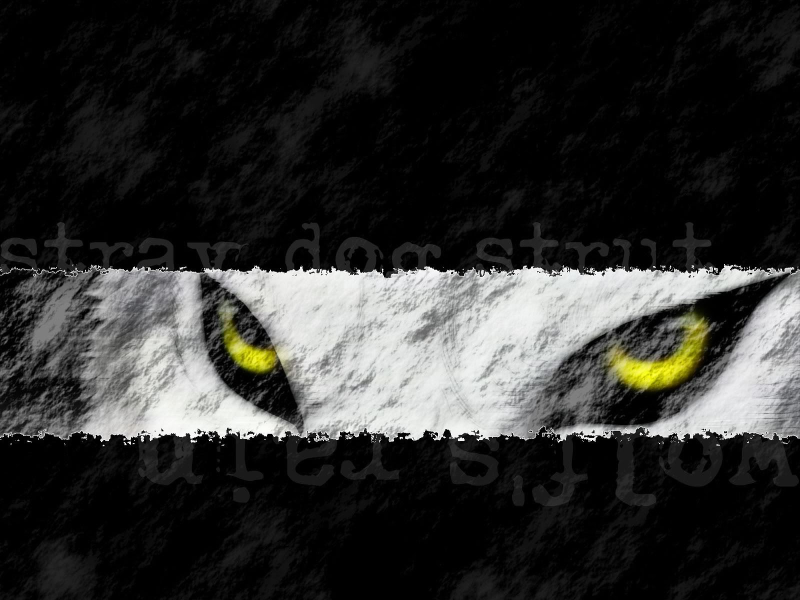
%> input picture PROY4_TransformacionesRango/wolf_rain3.jpg, 1600 x 1200 px (shown at 1/2 size)
$ octave lab4_proy3_scriptAplicacion_3.m   (GNU Octave 9; MATLAB toolbox functions it lacks are replaced by stand-ins)
%> lines starting %> are read from the running program, lines starting %| are printed output that depends on the picture; in (x1, y1, x2, y2) boxes, pixels count from 0 and x2, y2 are one past the last pixel; in counts of white or black regions, pixels touching at a corner belong together; the program's own positions count from 1
### PROY4_TransformacionesRango/crea_mask.m
function mask=crea_mask(im,p,w)

if nargin==2, w=[130 70]; end %w=[70 40]*2; end

[N,M,s]=size(im);
cx=p(1); cy=p(2); wx=w(1); wy=w(2);

x = ones(N,1)*(1:M); x = (x-cx)/wx;  % 75; OK
y = (1:N)'*ones(1,M); y = (y-cy)/wy; % 45; OK
r = sqrt(x.^2 + y.^2);
mask = (r<=1);

if s==3, mask = cat(3,mask,mask,mask); end


return

### PROY4_TransformacionesRango/lap.m
function p=lap(im_original,N)
if nargin==1, N=5; end % Si numero de argumentos igual a uno asignamos a N 5
p=cell(1,N);

% Crear filtro gaussiano 2D a usar
s=3; x = -5:5; % sigma = 1, soporte = ?2:2 (N=5)
h = exp(-(x.^2)/(2*s.^2)); % Expresion gauss 1D
h = h/sum(h); % Normaliza para que suma=1
G = h' * h; % Crea mascara 2D

% Calcular los niveles p{1}, p{2}, ..., p{N} de la piramide laplaciana
% Recordad que p{N} es la versi髇 reducida de la imagen
im_original=double(im_original);
for k=1:N-1,
    im_suavizada=fc_imfilter(im_original,G,'symmetric'); % Obtenemos la imagen suavizada
    p{k} = im_original - im_suavizada; %obtenemos los detalles
    im_original = im_suavizada(1:2:end,1:2:end,:);
end

p{N} = im_original;

return

### PROY4_TransformacionesRango/fc_imfilter.m
function res=fc_imfilter(im,h,tipo)
% "Equivalente a im_filter de MATLAB

[N M s]=size(im);
[n m]=size(h);

n2 = floor((n-1)/2);
m2 = floor((m-1)/2);

temp = fc_rellena(im,n2,n-n2-1,m2,m-m2-1,tipo);

%keyboard

res=zeros(N,M,s);

for k=1:s,
 plano = double(temp(:,:,k));
 res(:,:,k)=filter2(h,plano,'valid');
end

switch(class(im))
    case 'uint8', res = uint8(res);
    case 'double', res = res/(1+16*eps);

end

return


function res=fc_rellena(im,a,b,c,d,forma)
% Pone marco a la imagen con bordes a,b (arriba/abajo)
% y c,d (izquierda/derecha). El color se rellena seg鷑 tipo.

fondo=0; if ~ischar(forma), fondo=forma; forma='cte'; end


[N M s]=size(im);

res = fondo*ones(N+a+b,M+c+d,s);
switch(class(im))
  case 'uint8', res=uint8(res);
end

res([1:N]+a,[1:M]+c,:)=im;


switch forma,

    case 'cte'
      % Ya relleno al crear res

    case 'media'

      for k=1:s,
        m=mean(mean(im(:,:,k)));
        res(:,:,k)=0*res(:,:,k)+m;
      end
      res([1:N]+a,[1:M]+c,:)=im;

    case 'replicate'
      for k=1:s,
          res([1:a],:,k) = ones(a,1)*res(a+1,:,k);
          res([1:b]+a+N,:,k) = ones(b,1)*res(a+N,:,k);

          res(:,1:c,k) = res(:,c+1,k)*ones(1,c);
          res(:,[1:d]+c+M,k) = res(:,c+M,k)*ones(1,d);
      end

    case 'symmetric'
     for k=1:s,
      res(1:a,:,k) = flipud(res([1:a]+a+1,:,k));
      res([1:b]+a+N,:,k) = flipud(res([1:b]+a+N-b-1,:,k));

      res(:,1:c,k) = fliplr(res(:,[1:c]+c+1,k));
      res(:,[1:d]+c+M,k) = fliplr(res(:,[1:d]+c+M-d-1,k));
     end

    case 'circular'
     for k=1:s,
      res(1:a,:,k) = res([1:a]+N,:,k);
      res([1:b]+a+N,:,k) = res([1:b]+a,:,k);

      res(:,[1:c],k) = res(:,[1:c]+M,k);
      res(:,[1:d]+c+M,k) = res(:,[1:d]+c,k);
     end
end

switch(class(im))
    case 'uint8', res = uint8(res);
end

return

### PROY4_TransformacionesRango/piramideGau.m
function p=piramideGau(im_original,N)
if nargin==1, N=5; end % Si numero de argumentos igual a uno asignamos a N 5
p=cell(1,N);

% Crear filtro gaussiano 2D a usar
s=3; x = -5:5; % sigma = 1, soporte = ?2:2 (N=5)
h = exp(-(x.^2)/(2*s.^2)); % Expresion gauss 1D
h = h/sum(h); % Normaliza para que suma=1
G = h' * h; % Crea mascara 2D

% Calcular los niveles p{1}, p{2}, ..., p{N} de la piramide laplaciana
% Recordad que p{N} es la versi髇 reducida de la imagen
im_original=double(im_original);
for k=1:N,
    im_suavizada=fc_imfilter(im_original,G,'symmetric'); % Obtenemos la imagen suavizada
    p{k} = im_suavizada; %obtenemos los detalles
    im_original = im_suavizada(1:2:end,1:2:end,:);
end

return

### PROY4_TransformacionesRango/visualiza_lap.m
function visualiza_lap(p)

ss = size(p{1}); r = ss(1)/ss(2);

s=get(0,'ScreenSize'); s=s(3:4);

% figure(1);
set(gcf,'MenuBar','none');


N=length(p);

if r<=1, % Apaisada, disposicion vertical

 set(gcf,'Pos',[0 0 0.9*s.*[1/(2*r) 1]]);

 a=0.96; dy = 1;
 for k=1:N,
  dx=0.5-a/2;  dy=dy-a/2-0.005;
  axes('Pos',[dx dy a*[1 0.5]]);
  Q = p{k}; m=min(Q(:)); M=max(Q(:));
  Q = (Q-m)/(M-m);
  image(Q); axis off;  %fc_truesize
  a=a/2;
end

 return

 dx=0.01; s=0.98*r/2; dy=1-2*s-0.01;


else  % Retrato, disposicion horizntal

 set(gcf,'Pos',[0 0 0.9*s.*[1 1/r]]);
 dx=0.01; s=0.48; dy = 0.01;
 for k=1:N,
  axes('Pos',[dx dy+0.5-r*s s*[1 2*r]]);
  Q = p{k}; m=min(Q(:)); M=max(Q(:));
  Q = (Q-m)/(M-m);
  image(Q); axis off;  %fc_truesize
  dx = dx + s + 0.005; s=s/2;
end

end

return

figure(33);
set(gcf,'MenuBar','none');


return

### PROY4_TransformacionesRango/invlap.m
function im=invlap(p)
N = length(p); % N鷐ero de n韛eles de la piramide
im=p{N}; % Inicializamos con version tama駉 sello.
im = double(im);
% Ir sumando los detalles de los niveles p{k-1}, p{k-2}, ..., p{1} de la piramide laplaciana
% Recordad que p{N} es la versi髇 reducida de la imagen

for k=N-1:-1:1,
    im = amplia_2(im);
    im = im + p{k};
end

im = uint8(im);

end

### PROY4_TransformacionesRango/amplia_2.m
function im2=amplia_2(im)
% im2=amplia_2(im)
% Amplia im en un factor 2 en cada dimensi髇.
% Resultado en im2.
% Usa filtro Lanczlos

 a=2;
 x = [-a+0.5:0.5:a-0.5];
 L = sinc(x/a).*sinc(x);
 L=L/(sum(L)-1); L(4)=1;

 L = L'*L;


[N M s]=size(im);


% Inserta 0's
im2=zeros(2*N,2*M,s);
for c=1:s,
  for k=1:N, im2(2*k-1,1:2:end,c)=im(k,:,c); end
end


% Filtra con kernel
im2 = fc_imfilter(im2,L,'symmetric');


switch(class(im))
    case 'uint8',im2= uint8(im2);
end

return

### PROY4_TransformacionesRango/fc_truesize.m
function fc_truesize

% Control de que existe figura, ejes, imagen
fig=findobj('type','figure'); if isempty(fig), return; end;
fig=fig(1);

eje=findobj(fig,'type','axes'); if isempty(eje), return; end;
set(eje,'Units','Norm');

h_im = findobj(eje,'type','image');
if isempty(h_im), return; end


dim_im=[size(get(h_im,'Cdata'),2) size(get(h_im,'Cdata'),1)];
pos_f = get(gcf,'Pos'); dim_fig = pos_f(3:4);

set(gca,'Pos',[0.0 0.0 1 1]); % Ejes cubriendo fig
pos_eje=get(gca,'Pos');
dim_eje=pos_eje(3:4).*dim_fig;

factor = dim_im./dim_eje;
new_dim_fig = round(dim_fig.*factor);

%qq=get(eje,'Pos');qq=qq(3:4).*

% Falta control de imagen muy grande.
screen=get(0,'ScreenSize'); screen=screen(3:4);

ratio=(new_dim_fig./screen);
M=max(ratio)+0.10;

if M>1,
   K = floor(20/M)/20;
   new_dim_fig =  new_dim_fig*K;
   fprintf('WARNING: Screen size %d x %d. Imagen reducida al %.0f%%\n',screen,K*100);
end

% Centrar figura

pos_f(1) = (screen(1)-new_dim_fig(1)  )/2;
pos_f(2) = (screen(2)-new_dim_fig(2)-50  )/2;
set(gcf,'Pos',[pos_f(1:2) new_dim_fig]);


%set(gca,'Units','Pixels'); get(gca,'Pos'); set(gca,'Units','Norm');

### PROY4_TransformacionesRango/lab4_proy3_scriptAplicacion_3.m
clear;
im0 = imread('wolf_rain3.jpg');
%> im0 is the input picture: size 1200x1600x3 uint8; mean R, G, B 47.5, 47.7, 46.2
X_tam = 265; Y_tam =315;
X0 = 355; Y0 = 550;
im2 = im0(Y0:Y0+Y_tam,X0:X0+X_tam,:); %imagen del ojo
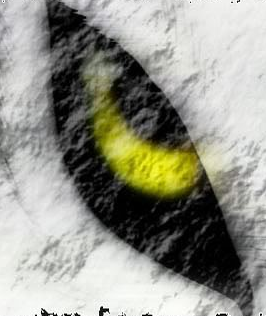
%> im2: size 316x266x3 uint8; mean R, G, B 149.4, 149.9, 139
X_fr= 701; Y_fr= 560;
im1 = im0; im1(Y_fr:Y_fr+Y_tam,X_fr:X_fr+X_tam,:) = im2(:,:,:);
%> after `im1(Y_fr:Y_fr+Y_tam,X_fr:X_fr+X_tam,:) = im2(:,:,:)`:
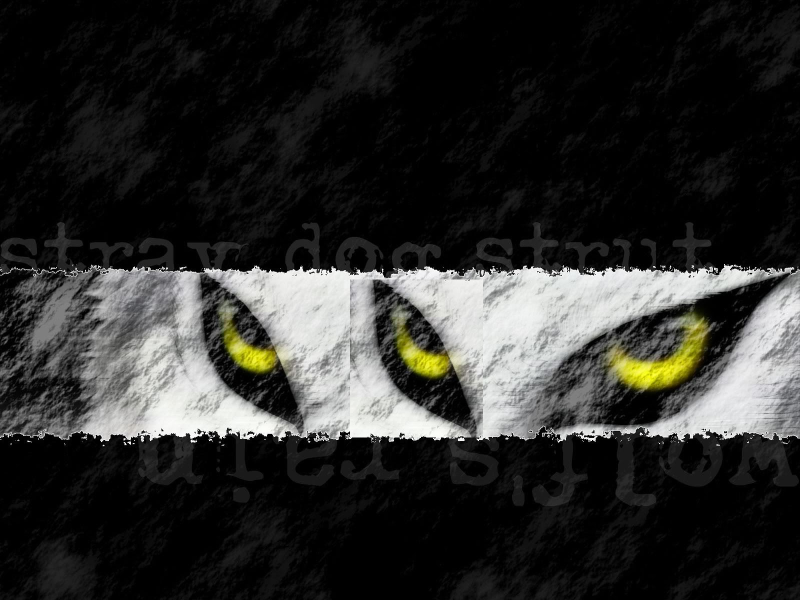
%> im1: size 1200x1600x3 uint8 (shown at 1/2 size); 4.37% of pixels changed, all inside (x1, y1, x2, y2) = (700, 559, 966, 875)
w=[130 170];%w=[130 70]
mask = crea_mask(im0,[X_fr+X_tam/2 Y_fr+Y_tam/2+8],w);
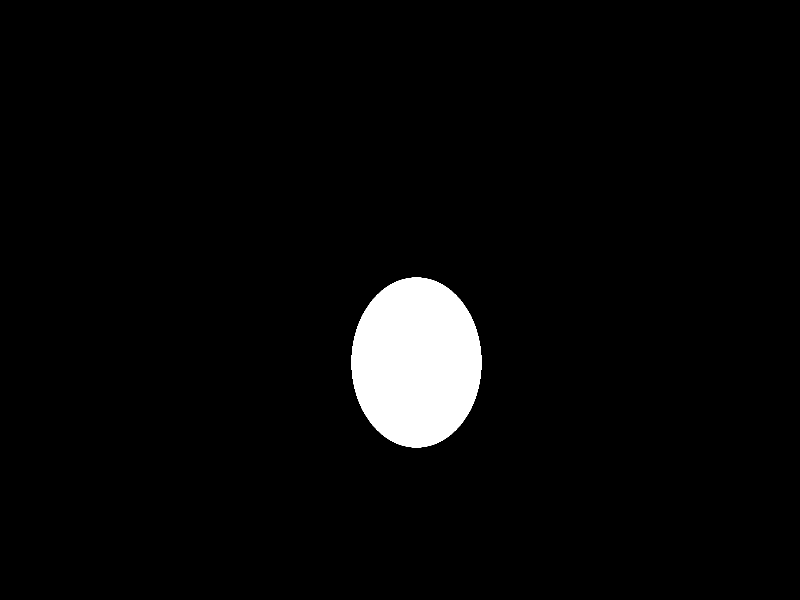
%> mask: size 1200x1600x3 logical (shown at 1/2 size); 3.6% white; 1 white region, box (x1, y1, x2, y2) and area: (703, 555, 963, 895) 69428
%im = (1-mask).*double(im0) + mask.*double(im1);
im1 = uint8(im1);

%figure(1); image(im0);
%figure(2); image(im1);

%Fusion por bandas

p0 = lap(im0,5); %piramide lapciana de im0
%> after the loop in lap, `for k=1:N-1,`: p = 5 items
%> p0 = 5 items
p1 = lap(im1,5); %piramide lapciana de im0
%> the loop in lap (call 2), `for k=1:N-1,` made 4 passes
%> pass 1, in fc_imfilter (call 5), `temp = fc_rellena(im,n2,n-n2-1,m2,m-m2-1,tipo);`:
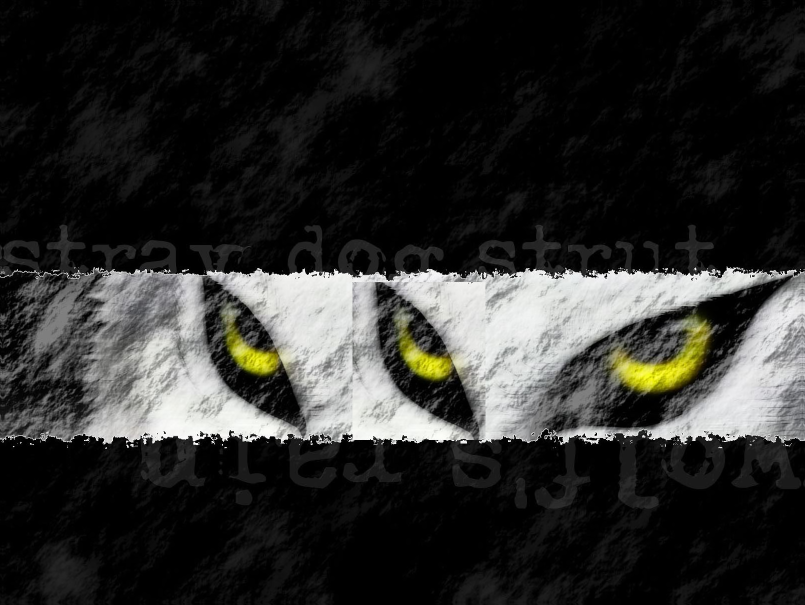
%> temp: size 1210x1610x3 double (shown at 1/2 size); mean R, G, B 44.6, 44.8, 42.9
%> p1 = 5 items
mask_cell = piramideGau(mask,5); %piramide lapciana de mascara gaussiana
%> mask_cell = 5 items

new=cell(1,5);

for k = 1:5,
 % Piramide laplaciana compuesta
 new{k} = (1- mask_cell{k}).*p0{k} + mask_cell{k}.*p1{k};
end
%> after the loop, new = 5 items

figure(1); visualiza_lap(mask_cell);
%> in visualiza_lap, `ss = size(p{1})`: ss = [1200 1600 3]
%> in visualiza_lap, `r = ss(1)/ss(2)`: r = 0.75
%> in visualiza_lap, `N=length(p);`: N = 5
%> the loop in visualiza_lap, `for k=1:N,` made 5 passes
%> (dx, dy, M, a) on passes 1 to 5: (0.02, 0.515, 1, 0.48), (0.26, 0.27, 1, 0.24), (0.38, 0.145, 1, 0.12), (0.44, 0.08, 1, 0.06), (0.47, 0.045, 0.997, 0.03)
figure(2); visualiza_lap(new);
%> the loop in visualiza_lap (call 2), `for k=1:N,` made 5 passes
%> (dx, dy, m, M, a) on passes 1 to 5: (0.02, 0.515, -216.8, 235.3, 0.48), (0.26, 0.27, -77.58, 84.17, 0.24), (0.38, 0.145, -50.5, 66.79, 0.12), (0.44, 0.08, -59.37, 77.58, 0.06), (0.47, 0.045, 0.000254, 233.5, 0.03)
%> pass 1, in visualiza_lap (call 2), `axis off`:
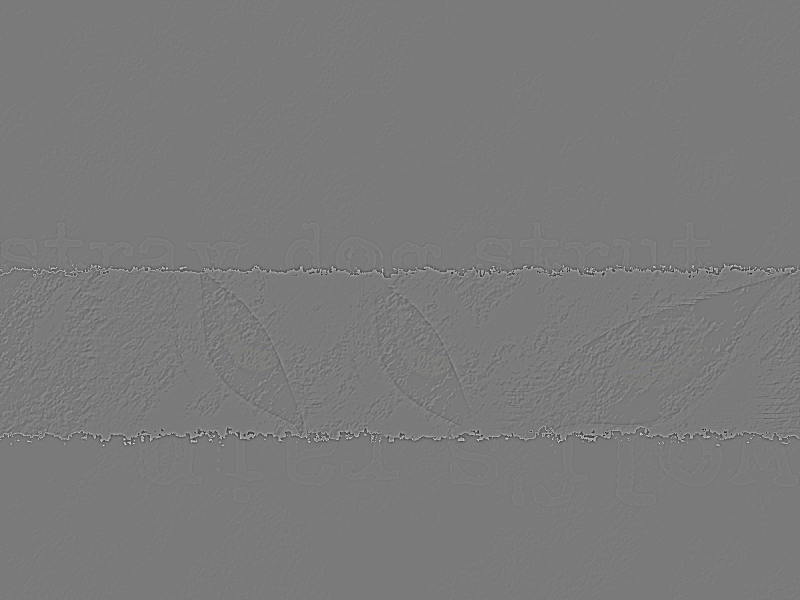
%> displayed picture: size 1200x1600x3, on the screen's scale of 0 to 255 (shown at 1/2 size); mean R, G, B 122.2, 122.2, 122.2

imagen_fusionada = invlap(new);
%> the loop in invlap, `for k=N-1:-1:1,` made 4 passes
%> k on passes 1, 4: 4, 1
%> after the loop in invlap, `for k=N-1:-1:1,`:
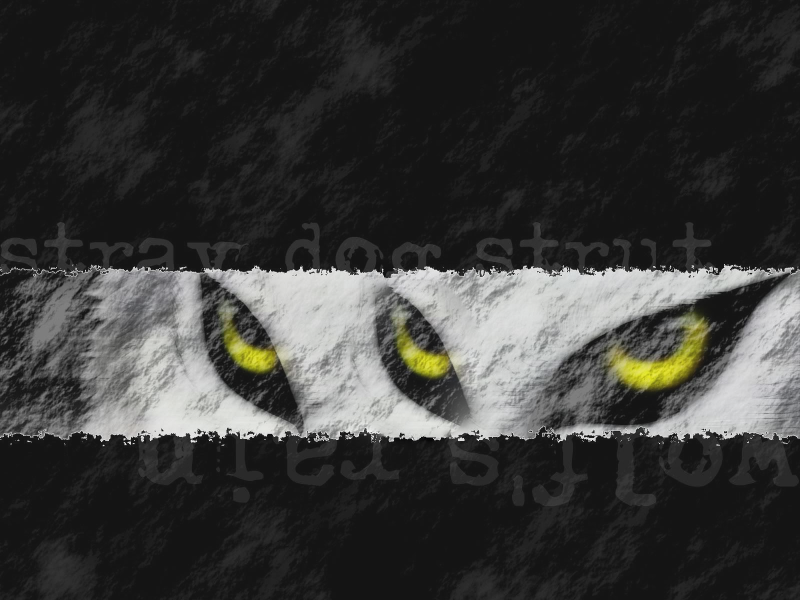
%> im: size 1200x1600x3 double (shown at 1/2 size); mean R, G, B 45.4, 45.6, 43.6; drawn with min black and max white


set(gcf, 'name', 'Imagen fusionada');
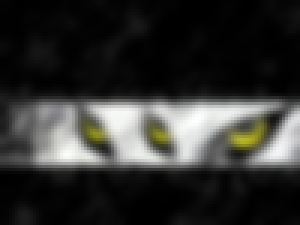
%> displayed picture: size 75x100x3, on the screen's scale of 0 to 255 (shown 3 times larger); mean R, G, B 49.5, 49.6, 47.5
%> the run ends on the next line
figure(3);image(imagen_fusionada);
fc_truesize();
